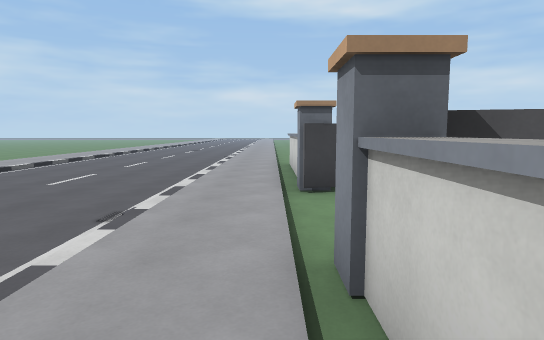
view 1 (above)

24 first-person views from a walk through a Godot game level. The camera is 1.5 m above the floor, tilts 6° down and sees 75° across. The floor is counted in squares, 2 m on a side. Each view is taken from the middle of a square. On the plan, view 1 faces up. The plan holds only what a view shows up to about 11 squares ahead; the rest is blank. The place goes on beyond the plan. Door leaves are left out where a doorway can be walked through. Surface patterns are stand-ins for the level's own textures.

view 2
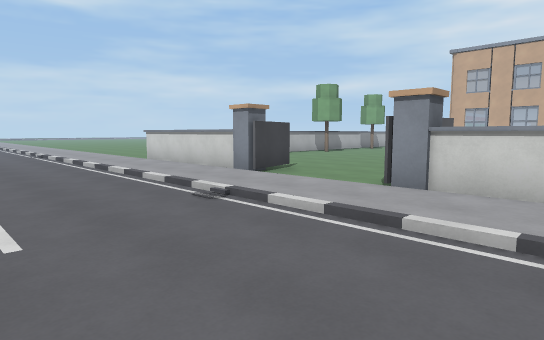

view 3
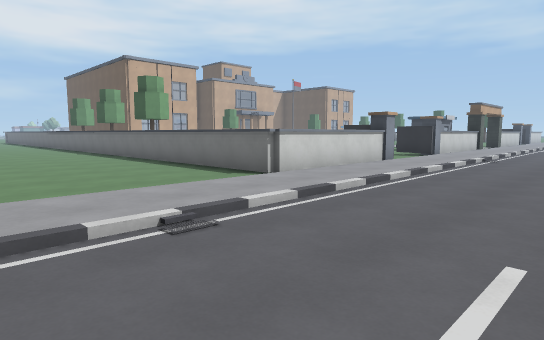

view 4
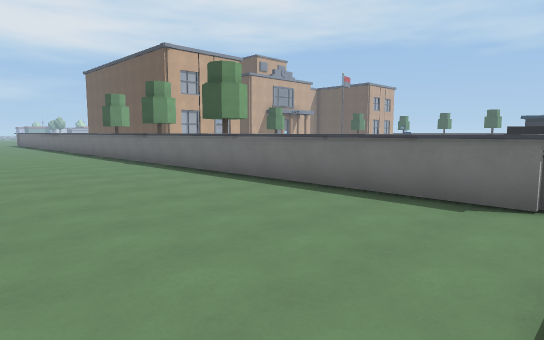

view 5
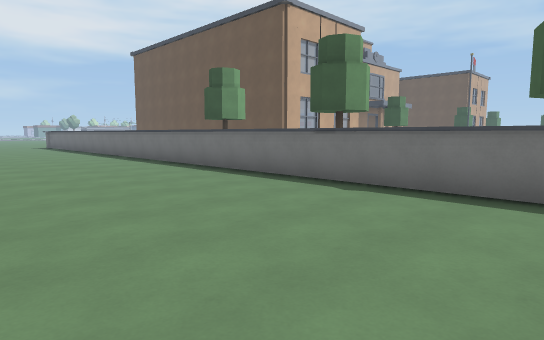

view 6
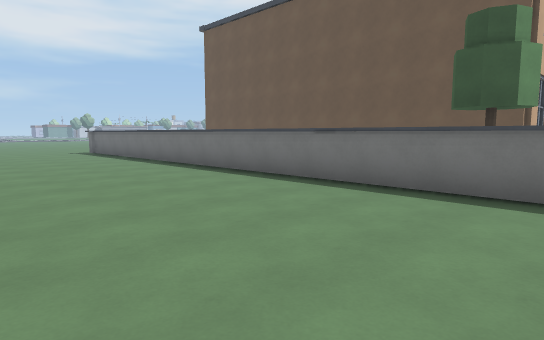

view 7
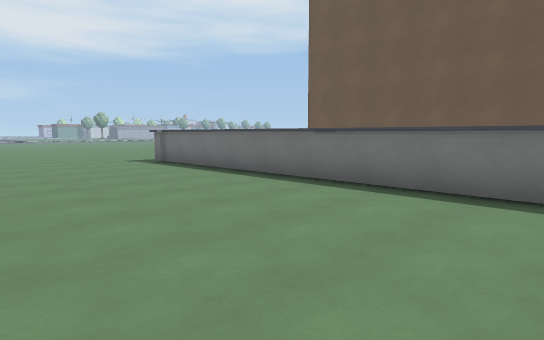

view 8
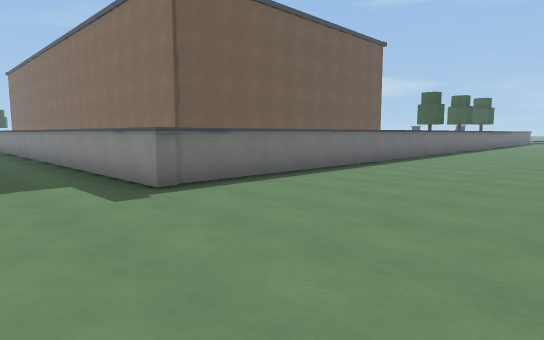

view 9
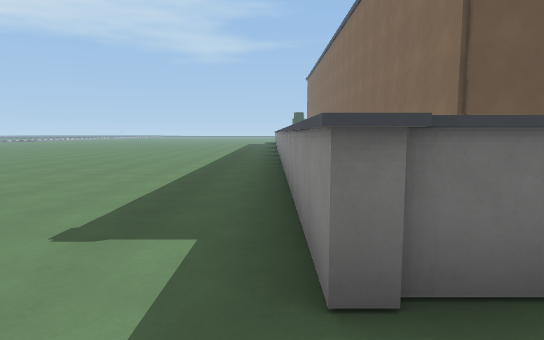

view 10
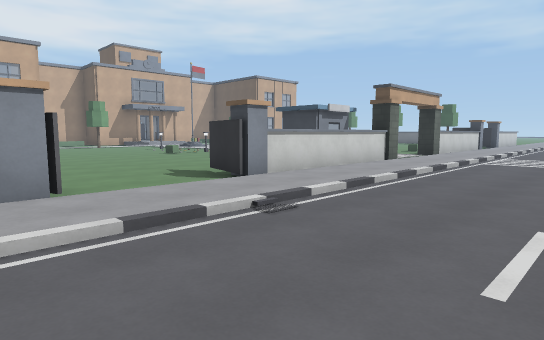

view 11
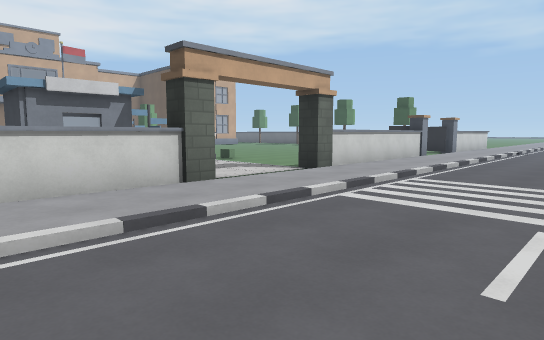

view 12
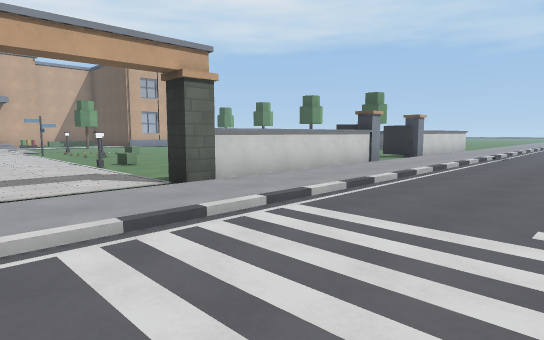

view 13
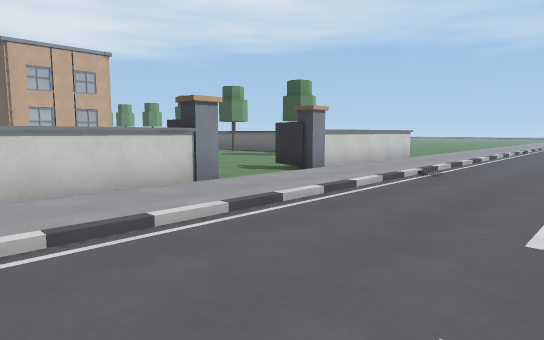

view 14
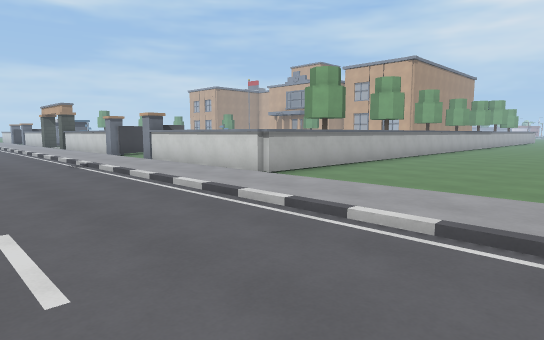

view 15
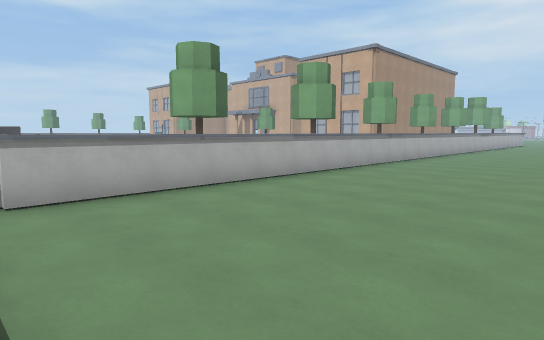

view 16
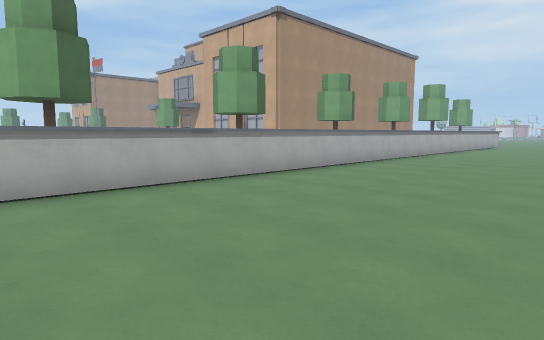

view 17
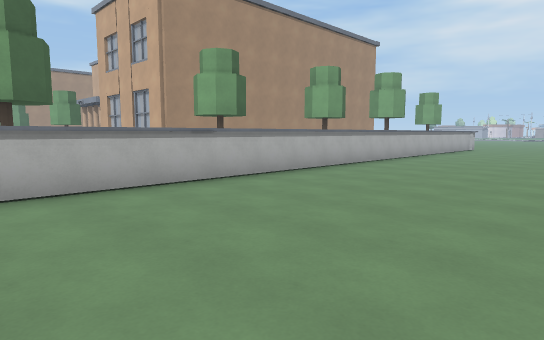

view 18
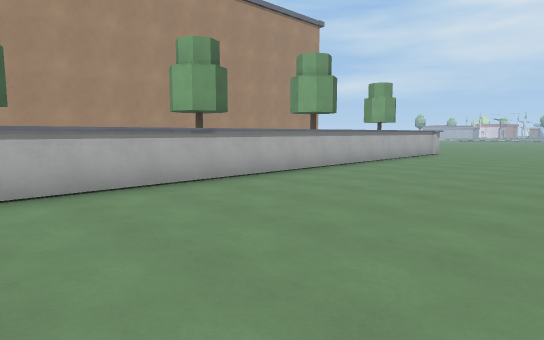

view 19
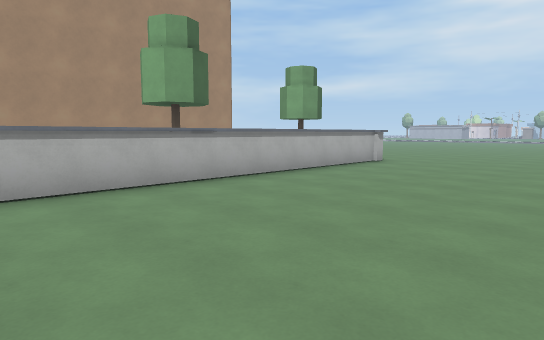

view 20
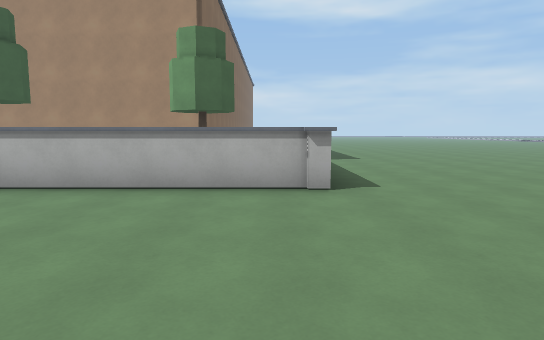

view 21
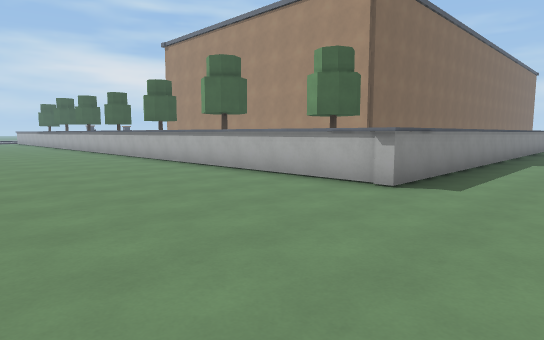

view 22
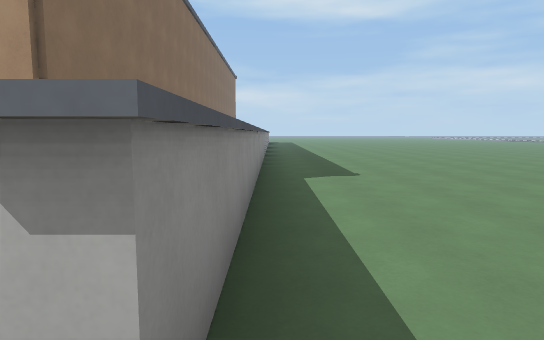

view 23
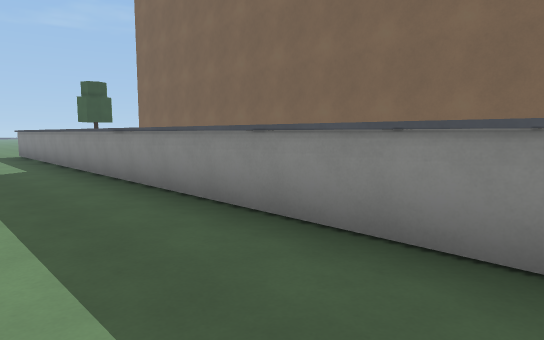

view 24
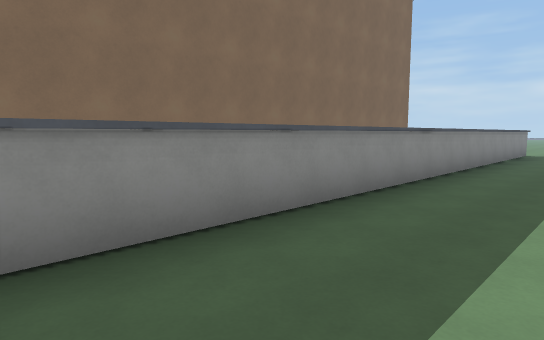

### Floor plan
Key: @ floor where view 1 was taken; # wall or solid block; . main floor; : floor 0.25 m higher than the main floor; / step, stairs or slope; = window, fence, low wall or low ledge; B block; P pillar.
Columns run from 4 left of view 1 to 29 right of it. Each row starts with its distance up from view 1.
 14 ...:/....  ..... ..........  .....
 13 ...:/.............................
 12 ...:/.............................
 11 ...:/.............................
 10 ...:/.............................
  9 ...:/=##########################..
  8 ...:/=                         #..
  7 ...:/=  ..                     #..
  6 ...:/=.....                    #..
  5 ...:/B.....                    #..
  4 ...:/.....                     #..
  3 ...:/........                  #..
  2 ...:/B.......                  #..
  1 ...:/= .....                   #..
  0 ...:@=  ...                    #..
 -1 ...:/##                        #..
 -2 ...:/#                         #..
 -3 ...:/P                         #..
 -4 ...:/::::::                    #..
 -5 ...:/::::::::                  #..
 -6 ...:/P..#....                  #..
 -7 ...:/=.....#.                  #..
 -8 ...:/= ....                    #..
 -9 ...:/=                         #..
-10 ...:/=                         #..
-11 ...:/#                         #..
-12 ...:/..                        #..
-13  ..:/...                       #..
-14  ..:/#...                      #..
-15  ..:/= ..                      #..
-16  ..:/=                         #..
-17  ..:/=                         #..
-18  ..:/=##########################..
-19 ...:/.............................
-20 ...:/.............................
-21 ...:/.............................
-22 ...:/.............................
-23 ...:/.... .................  .....

Where each view was taken, in squares from view 1:
view 1: 0 up, 0 right, facing up
view 2: 0 up, 4 left, facing up-right
view 3: 14 up, 4 left, facing down-right
view 4: 14 up, 0 right, facing down-right
view 5: 14 up, 7 right, facing down-right
view 6: 14 up, 13 right, facing down-right
view 7: 14 up, 18 right, facing down-right
view 8: 14 up, 29 right, facing down-left
view 9: 11 up, 27 right, facing down
view 10: 6 up, 4 left, facing down-right
view 11: 0 up, 4 left, facing down-right
view 12: 3 down, 4 left, facing down-right
view 13: 8 down, 4 left, facing down-right
view 14: 23 down, 4 left, facing up-right
view 15: 23 down, 0 right, facing up-right
view 16: 23 down, 6 right, facing up-right
view 17: 23 down, 10 right, facing up-right
view 18: 23 down, 14 right, facing up-right
view 19: 23 down, 18 right, facing up-right
view 20: 23 down, 26 right, facing up
view 21: 23 down, 29 right, facing up-left
view 22: 19 down, 27 right, facing up
view 23: 5 down, 29 right, facing down-left
view 24: 4 down, 29 right, facing up-left
